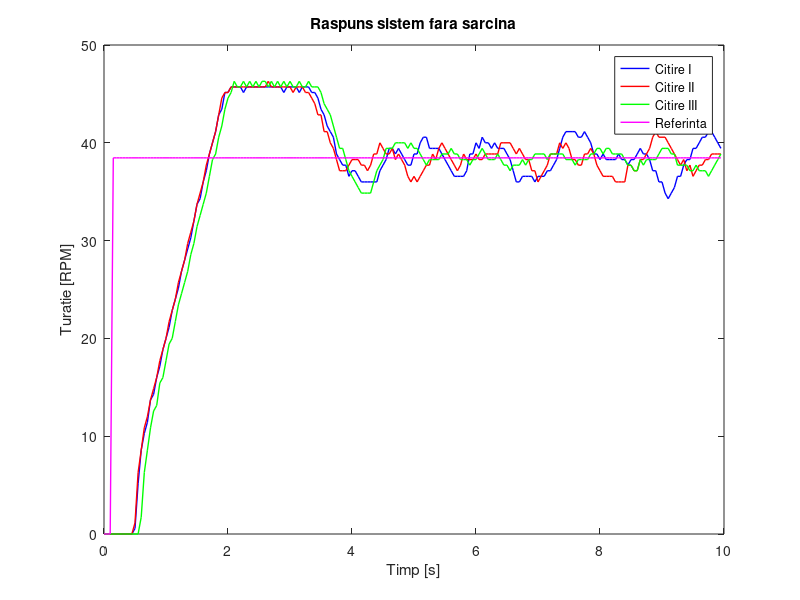
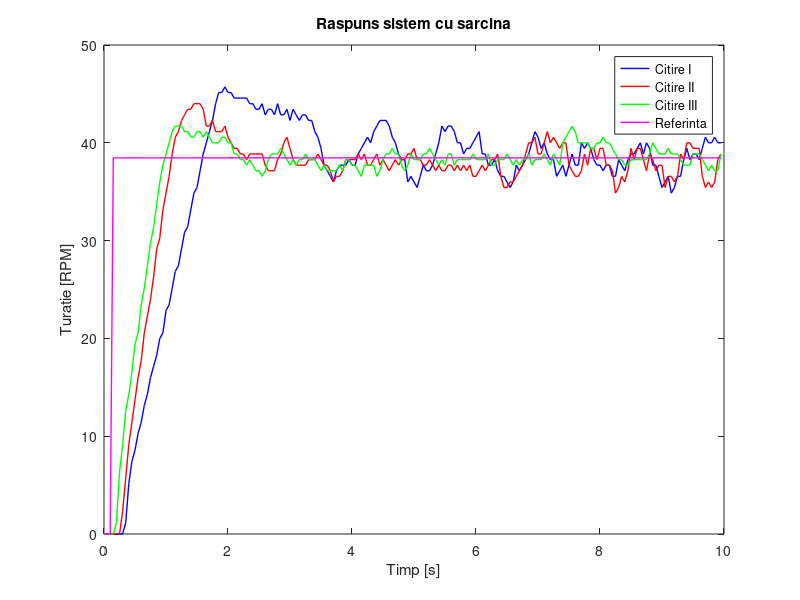

Write MATLAB code to recreate these figures, in order.
% matrice ale caror linii vor reprezenta raspunsul sistemului pentru o
% intrare treapta de 60% ( echivalent cu 38.46 RPM ) pentru a testa
% raspunsul motorului fara sarcina
readings_no_load = zeros(3,200);

% populam randurile matricei cu date obtinute din terminal
readings_no_load(1,:) = [0.0000 0.0000 0.0000 0.0000 0.0000 0.0000 0.0000 0.0000 0.0000 0.0000 0.5714 5.1429 8.5714 10.2857 11.4286 13.7143 14.2857 16.0000 17.1429 18.8571 20.0000 21.1429 22.8571 24.0000 25.1429 26.8571 28.0000 29.1429 30.2857 32.0000 33.7143 34.2857 36.0000 37.1429 38.8571 40.0000 41.1429 42.8571 43.4286 45.1429 45.1429 45.7143 45.7143 45.7143 45.7143 45.1429 45.7143 45.7143 45.7143 45.7143 45.7143 45.7143 45.7143 45.7143 45.7143 45.7143 45.7143 45.7143 45.1429 45.7143 45.7143 45.7143 45.7143 45.1429 45.7143 45.7143 45.7143 45.1429 45.1429 44.5714 43.4286 42.8571 41.7143 41.1429 40.5714 38.8571 38.2857 37.7143 37.7143 36.5714 37.1429 37.1429 36.5714 36.0000 36.0000 36.0000 36.0000 36.0000 36.0000 37.1429 37.7143 38.2857 39.4286 39.4286 38.8571 39.4286 38.8571 38.2857 37.7143 37.7143 38.8571 38.8571 40.0000 40.5714 40.5714 39.4286 39.4286 39.4286 39.4286 38.8571 38.2857 37.7143 37.1429 36.5714 36.5714 36.5714 36.5714 37.1429 38.8571 38.8571 40.0000 39.4286 40.5714 40.0000 40.0000 39.4286 40.0000 39.4286 39.4286 39.4286 38.8571 38.2857 37.1429 36.0000 36.0000 36.5714 36.5714 36.5714 36.5714 36.0000 36.5714 36.5714 36.5714 37.1429 37.1429 37.7143 38.2857 39.4286 40.5714 41.1429 41.1429 41.1429 41.1429 40.5714 40.5714 41.1429 40.5714 40.0000 38.8571 38.8571 38.2857 38.8571 38.2857 38.2857 38.2857 38.2857 38.8571 38.2857 38.2857 37.7143 38.2857 38.2857 38.8571 39.4286 38.8571 38.8571 38.2857 37.1429 37.1429 36.0000 36.0000 34.8571 34.2857 34.8571 35.4286 36.5714 36.5714 37.7143 38.2857 38.2857 39.4286 39.4286 40.0000 40.5714 40.5714 41.1429 41.1429 40.5714 40.0000 39.4286];
readings_no_load(2,:) = [0.0000 0.0000 0.0000 0.0000 0.0000 0.0000 0.0000 0.0000 0.0000 0.0000 1.1429 6.2857 8.5714 10.8571 12.0000 13.7143 14.8571 16.0000 17.7143 18.8571 20.0000 21.7143 22.8571 24.0000 25.7143 26.8571 28.0000 29.7143 30.8571 32.0000 33.7143 34.8571 36.0000 37.7143 38.8571 40.0000 41.1429 42.8571 44.5714 45.1429 45.1429 45.7143 45.7143 45.7143 45.7143 45.7143 45.7143 45.7143 45.7143 45.7143 45.7143 45.7143 45.7143 46.2857 45.7143 45.7143 45.7143 45.7143 45.7143 45.7143 45.7143 45.1429 45.7143 45.7143 45.7143 45.1429 45.1429 44.5714 44.0000 42.8571 42.8571 41.1429 41.1429 40.0000 39.4286 38.2857 37.1429 37.1429 37.1429 37.7143 38.2857 38.2857 38.2857 37.7143 37.7143 37.1429 37.7143 38.8571 38.8571 40.0000 39.4286 38.8571 38.8571 39.4286 38.2857 38.8571 38.2857 37.7143 36.5714 36.0000 36.5714 36.0000 36.5714 37.1429 37.7143 37.7143 38.8571 38.2857 39.4286 40.0000 39.4286 38.8571 38.2857 37.7143 37.1429 37.7143 38.8571 38.2857 38.2857 38.2857 38.8571 38.2857 38.2857 38.8571 38.8571 38.8571 38.8571 38.8571 40.0000 40.0000 40.0000 40.0000 39.4286 38.8571 39.4286 38.8571 38.2857 38.2857 37.1429 37.1429 36.0000 36.5714 37.1429 37.7143 38.8571 38.8571 38.8571 40.0000 39.4286 40.0000 39.4286 38.2857 38.2857 37.7143 37.7143 38.8571 38.8571 39.4286 38.8571 37.7143 37.1429 36.5714 36.5714 36.5714 36.5714 36.0000 36.0000 36.0000 36.0000 37.7143 37.7143 37.1429 37.1429 38.2857 38.2857 38.8571 39.4286 40.5714 41.1429 40.5714 40.5714 40.5714 40.0000 39.4286 38.8571 38.2857 37.7143 38.2857 37.1429 37.7143 36.5714 37.1429 37.7143 37.7143 38.2857 38.2857 38.8571 38.8571 38.8571 38.8571];
readings_no_load(3,:) = [0.0000 0.0000 0.0000 0.0000 0.0000 0.0000 0.0000 0.0000 0.0000 0.0000 0.0000 0.0000 1.7143 6.2857 8.5714 10.8571 12.5714 13.1429 15.4286 16.0000 17.7143 19.4286 20.0000 21.7143 23.4286 24.5714 25.7143 26.8571 28.5714 29.7143 31.4286 32.5714 33.7143 34.8571 36.5714 38.2857 38.8571 40.5714 41.7143 43.4286 44.5714 45.1429 46.2857 45.7143 45.7143 46.2857 45.7143 46.2857 45.7143 46.2857 45.7143 46.2857 46.2857 45.7143 46.2857 45.7143 46.2857 45.7143 46.2857 45.7143 46.2857 45.7143 45.7143 46.2857 45.7143 45.7143 46.2857 45.7143 45.7143 45.7143 45.1429 44.0000 43.4286 42.8571 41.7143 40.5714 39.4286 39.4286 38.2857 37.1429 36.5714 36.0000 35.4286 34.8571 34.8571 34.8571 34.8571 36.0000 37.1429 37.7143 38.2857 39.4286 39.4286 39.4286 40.0000 40.0000 40.0000 40.0000 39.4286 40.0000 39.4286 39.4286 38.8571 38.2857 37.7143 38.2857 38.2857 38.2857 38.2857 38.8571 38.8571 38.8571 39.4286 38.8571 38.8571 38.2857 38.2857 38.2857 37.7143 38.2857 38.2857 38.8571 39.4286 38.8571 38.2857 38.2857 38.2857 38.8571 38.2857 37.7143 37.7143 37.1429 37.7143 37.7143 37.7143 38.2857 37.7143 38.2857 38.2857 38.8571 38.8571 38.8571 38.8571 38.2857 38.8571 38.8571 38.8571 38.8571 38.8571 38.2857 38.2857 38.2857 37.7143 38.2857 38.2857 38.2857 38.2857 38.8571 38.8571 39.4286 39.4286 38.8571 39.4286 39.4286 38.8571 38.8571 38.8571 38.8571 38.2857 37.7143 37.7143 37.1429 37.1429 38.2857 37.7143 38.2857 38.2857 38.2857 38.2857 38.8571 39.4286 39.4286 39.4286 38.8571 38.8571 37.7143 37.7143 37.7143 37.7143 37.1429 37.1429 37.7143 37.1429 37.1429 37.1429 36.5714 37.1429 37.7143 38.2857 38.8571];

% vector ce contine suportul de timp ( de la 0 la 9.95 secunde cu pasul de
% 0.05 secunde )
time = 0 : 0.05 : 9.95;

% reprezentam grafic datele obtinute anterior
figure('Name','Raspuns sistem fara sarcina','NumberTitle','off')
plot(time,readings_no_load(1,:),'LineWidth',1,'Color','b');
hold on;
plot(time,readings_no_load(2,:),'LineWidth',1,'Color','r');
plot(time,readings_no_load(3,:),'LineWidth',1,'Color','g');
plot(time,38.4615 * double(time >= 0.15),'LineWidth',1,'Color','m');
xlabel('Timp [s]');
ylabel('Turatie [RPM]');
legend('Citire I','Citire II','Citire III','Referinta');
title('Raspuns sistem fara sarcina');
hold off;

% matrice ale caror linii vor reprezenta raspunsul sistemului pentru o
% intrare treapta de 60% ( echivalent cu 38.46 RPM ) pentru a testa
% raspunsul motorului fara sarcina
readings_load = zeros(3,200);

% populam randurile matricei cu date obtinute din terminal
readings_load(1,:) = [0.0000 0.0000 0.0000 0.0000 0.0000 0.0000 0.0000 1.1429 5.1429 7.4286 8.5714 10.2857 11.4286 13.1429 14.2857 16.0000 17.1429 18.2857 20.0000 20.5714 22.8571 23.4286 25.1429 26.8571 27.4286 29.1429 30.8571 31.4286 33.1429 34.8571 35.4286 37.1429 38.8571 40.0000 41.1429 42.2857 44.0000 45.1429 45.1429 45.7143 45.1429 45.1429 44.5714 44.5714 44.5714 44.5714 44.5714 44.0000 44.0000 43.4286 43.4286 44.0000 42.8571 43.4286 43.4286 42.8571 44.0000 42.8571 42.8571 43.4286 42.2857 43.4286 42.8571 42.2857 42.8571 42.8571 42.2857 42.2857 41.1429 40.5714 39.4286 37.7143 37.1429 36.5714 36.0000 37.1429 37.7143 37.7143 37.7143 38.2857 37.7143 37.7143 38.8571 39.4286 40.0000 40.5714 40.0000 41.1429 41.7143 42.2857 42.2857 42.2857 41.7143 40.5714 40.0000 38.8571 38.2857 38.2857 36.0000 36.5714 36.0000 35.4286 36.5714 37.7143 37.1429 37.1429 37.7143 38.8571 40.0000 41.7143 41.1429 41.7143 41.7143 41.1429 40.0000 40.0000 38.8571 39.4286 39.4286 40.0000 40.5714 41.1429 38.8571 38.8571 37.7143 37.7143 38.2857 37.1429 36.5714 36.5714 36.0000 35.4286 36.0000 37.7143 37.1429 37.7143 38.2857 38.8571 40.0000 41.1429 40.5714 39.4286 40.0000 38.8571 38.2857 38.2857 36.5714 37.1429 37.7143 36.5714 37.7143 38.8571 37.7143 37.7143 40.0000 39.4286 40.0000 39.4286 38.2857 37.7143 37.7143 37.1429 37.7143 37.7143 36.5714 36.5714 38.2857 37.7143 37.1429 38.2857 38.8571 38.8571 39.4286 40.0000 38.8571 40.0000 39.4286 37.7143 37.7143 36.5714 35.4286 36.0000 36.5714 34.8571 35.4286 36.5714 36.5714 38.2857 39.4286 38.2857 38.8571 38.8571 38.2857 39.4286 40.5714 40.0000 40.0000 40.5714 40.0000 40.0000];
readings_load(2,:) = [0.0000 0.0000 0.0000 0.0000 0.0000 0.0000 2.2857 5.7143 9.1429 11.4286 13.7143 16.0000 17.7143 20.5714 22.2857 24.0000 26.2857 29.1429 30.2857 33.1429 34.8571 36.5714 38.8571 40.5714 41.1429 42.2857 42.8571 43.4286 43.4286 44.0000 44.0000 44.0000 43.4286 41.7143 41.7143 42.2857 41.1429 41.1429 41.1429 41.7143 40.5714 40.0000 39.4286 39.4286 38.8571 38.8571 38.2857 38.8571 38.8571 38.8571 38.8571 38.8571 37.7143 37.1429 37.1429 37.1429 38.2857 38.8571 40.0000 40.5714 39.4286 38.2857 37.7143 37.7143 37.7143 37.7143 38.2857 38.2857 38.2857 38.8571 38.2857 37.7143 37.7143 37.1429 36.0000 36.5714 36.5714 37.1429 38.2857 38.2857 38.2857 38.2857 38.8571 38.2857 38.8571 37.7143 37.7143 38.2857 38.8571 37.7143 38.2857 37.7143 37.1429 37.7143 38.2857 37.7143 38.2857 38.2857 38.8571 38.8571 39.4286 38.2857 38.2857 37.7143 37.7143 38.2857 37.7143 37.1429 37.7143 37.1429 37.1429 37.7143 37.7143 37.1429 37.7143 37.1429 37.7143 37.1429 37.7143 36.5714 36.5714 37.1429 37.7143 37.1429 37.7143 38.2857 38.2857 38.8571 36.5714 35.4286 35.4286 36.0000 36.0000 36.5714 37.1429 37.7143 38.8571 40.0000 40.0000 40.5714 38.8571 38.8571 40.0000 41.1429 40.0000 40.5714 40.0000 39.4286 40.0000 40.0000 37.7143 37.1429 36.5714 36.5714 37.1429 38.8571 37.7143 39.4286 39.4286 38.2857 39.4286 39.4286 37.7143 37.7143 37.1429 34.8571 35.4286 36.5714 36.0000 37.1429 39.4286 38.2857 39.4286 39.4286 38.2857 37.1429 38.8571 38.2857 37.1429 37.7143 37.7143 35.4286 36.5714 36.5714 36.0000 36.5714 38.8571 38.2857 40.0000 40.0000 39.4286 39.4286 39.4286 36.5714 35.4286 36.0000 35.4286 36.0000 38.2857 38.8571];
readings_load(3,:) = [0.0000 0.0000 0.0000 0.0000 1.1429 6.2857 9.1429 12.5714 14.2857 16.5714 19.4286 20.5714 23.4286 25.1429 27.4286 29.7143 31.4286 33.7143 36.0000 37.7143 38.8571 40.0000 41.1429 41.7143 41.7143 41.7143 41.1429 41.1429 40.5714 40.5714 41.1429 41.1429 40.5714 41.1429 40.5714 40.0000 40.0000 40.0000 40.5714 40.5714 40.0000 40.0000 38.8571 38.8571 38.2857 38.2857 37.7143 38.2857 37.7143 37.1429 37.1429 36.5714 37.1429 38.2857 38.8571 38.8571 38.8571 39.4286 38.8571 38.2857 37.7143 38.2857 37.7143 38.2857 38.2857 38.8571 38.2857 38.2857 38.2857 37.7143 37.1429 37.7143 37.1429 37.1429 37.1429 37.1429 37.7143 37.1429 38.2857 38.2857 37.7143 37.7143 37.1429 36.5714 37.7143 37.7143 37.7143 37.7143 36.5714 37.1429 38.2857 38.8571 38.8571 39.4286 38.8571 38.8571 37.7143 37.1429 37.7143 38.8571 38.2857 38.2857 38.2857 38.8571 38.8571 39.4286 38.8571 38.2857 37.7143 38.2857 37.7143 38.8571 38.8571 37.7143 38.2857 38.2857 38.2857 38.2857 38.2857 38.8571 38.2857 38.2857 38.2857 38.2857 38.8571 37.7143 37.7143 38.2857 38.2857 38.2857 38.8571 38.2857 37.7143 38.2857 37.7143 38.2857 38.2857 38.8571 37.7143 38.2857 38.2857 38.2857 38.8571 38.2857 37.7143 38.8571 38.2857 37.7143 40.0000 40.5714 41.1429 41.7143 41.1429 40.0000 40.0000 40.0000 40.0000 39.4286 39.4286 40.0000 40.0000 40.5714 40.0000 40.0000 39.4286 38.8571 38.2857 38.2857 37.7143 37.7143 38.2857 38.2857 38.2857 38.2857 38.2857 38.2857 38.8571 40.0000 39.4286 38.8571 38.8571 38.8571 39.4286 38.8571 38.8571 38.8571 38.2857 37.7143 37.7143 37.7143 38.8571 38.8571 38.8571 38.2857 37.7143 37.1429 37.7143 37.1429 37.1429 38.8571];

% reprezentam grafic datele obtinute anterior
figure('Name','Raspuns sistem cu sarcina','NumberTitle','off')
plot(time,readings_load(1,:),'LineWidth',1,'Color','b');
hold on;
plot(time,readings_load(2,:),'LineWidth',1,'Color','r');
plot(time,readings_load(3,:),'LineWidth',1,'Color','g');
plot(time,38.4615 * double(time >= 0.15),'LineWidth',1,'Color','m');
xlabel('Timp [s]');
ylabel('Turatie [RPM]');
legend('Citire I','Citire II','Citire III','Referinta');
title('Raspuns sistem cu sarcina');
hold off;